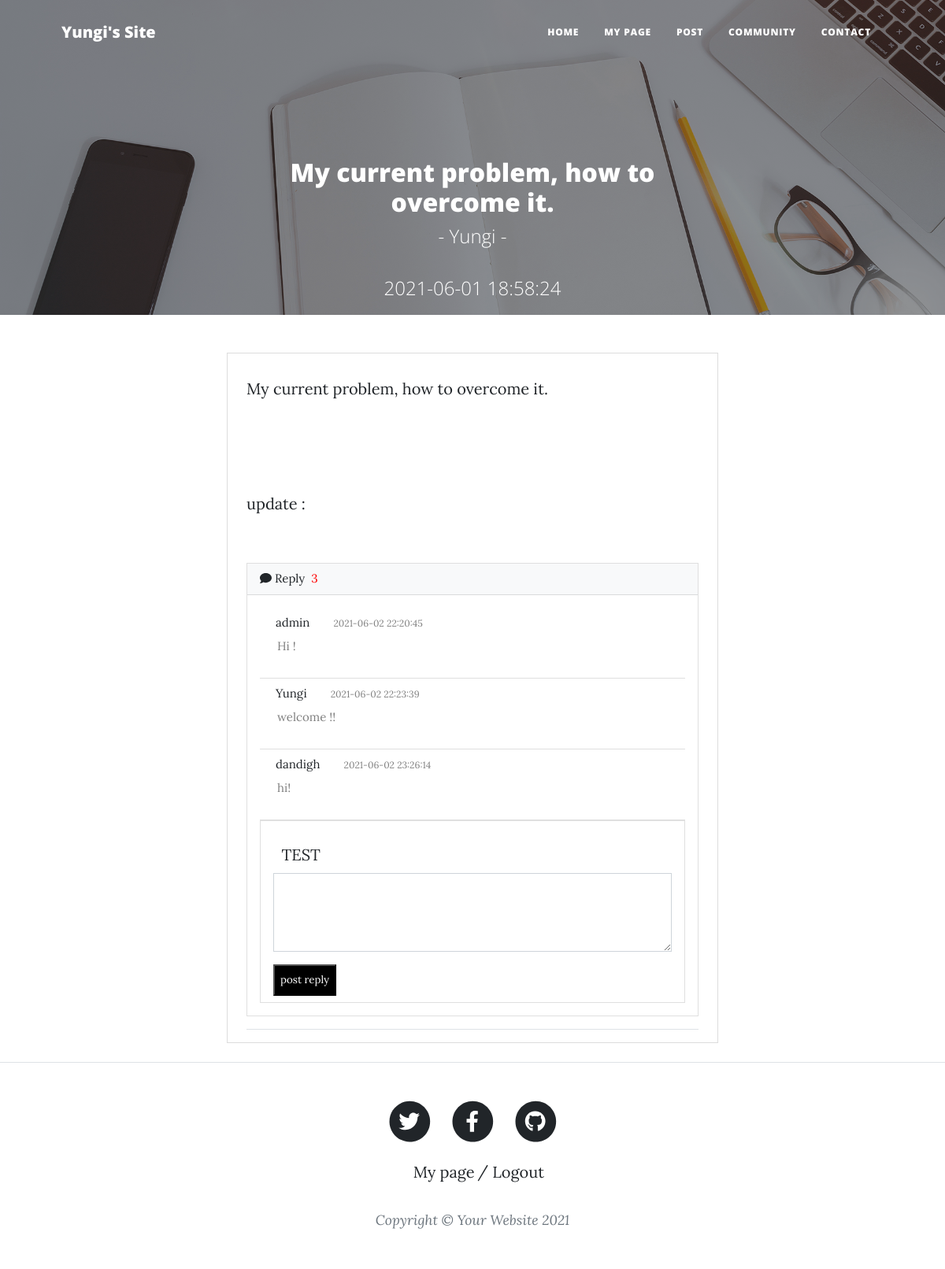
The app's page /dist/detail.php?id=1 (signed in) with its own data.
### tables this page shows
CREATE TABLE `article` (
  `id` int(100) unsigned NOT NULL AUTO_INCREMENT,
  `title` varchar(100) NOT NULL,
  `contents` text NOT NULL,
  `regDate` datetime DEFAULT current_timestamp(),
  `updateDate` datetime DEFAULT NULL,
  `nickname` varchar(100) NOT NULL,
  `views` int(100) DEFAULT 0,
  PRIMARY KEY (`id`)
);

CREATE TABLE `reply` (
  `id` int(100) unsigned NOT NULL AUTO_INCREMENT,
  `regDate` datetime DEFAULT current_timestamp(),
  `upDateDate` datetime DEFAULT NULL,
  `relTypeCode` varchar(100) DEFAULT 'article',
  `relId` int(100) NOT NULL,
  `contents` text NOT NULL,
  `nickname` varchar(100) NOT NULL,
  PRIMARY KEY (`id`)
);

### dist/detail.php (the view, shortened to what this page needs)
<!DOCTYPE html>
<html lang="en">
    <head>
        <?php
            include "imports/head.php";
            if($_GET['id'] == null){
                ?>
                <script>window.location.href = 'index.php?cnt=0'; </script>
                <?php
            }else{
                $id = $_GET['id'];
                $sql = "SELECT * FROM article WHERE id = $id ORDER BY id DESC";
                $rs = mysqli_query($myConn, $sql);
                $article = mysqli_fetch_assoc($rs);
            }
         ?>
    </head>
    <body>
        <?php
            include "imports/navigation.php";
         ?>
        <header class="masthead" style=" height: 400px; background-image: url('assets/img/home-bg.jpg')">
            <div class="container position-relative px-4 px-lg-5">
                <div class="row gx-4 gx-lg-5 justify-content-center">
                    <div class="col-md-10 col-lg-8 col-xl-7">
                        <div class="site-heading">
                        <h2><?=$article['title']?></h2>
                            <span class="subheading">-  <?=$article['nickname']?> - </span>
                            <br>
                            <span class="subheading"> <?=$article['regDate']?></span>
                        </div>
                    </div>
                </div>
            </div>
        </header>
<main class="mb-4">
                <div class="row gx-4 gx-lg-5 justify-content-center" >
                    <div class="col-md-10 col-lg-8 col-xl-6" style="border: 1px solid #dcdcdc;">
                        <table class="table table-striped">
                            <br>
                            <?php $contents = str_replace("\n", "<br>", $article['contents']) ?>
                            <div style="width: 100%; margin-bottom:100px"><?=$contents?></div>
                        </table>
                        <span class="subheading"> update :  <?=$article['updateDate']?></span><br>
                        <?php if(isset($_SESSION['user'])){
                            if($_SESSION['user']['nickname'] == $article['nickname']){ ?>
                        <input type ="button" style ="font-size:14px;border-radius: 30px; margin-left:74%;" size="10" value="Modify" >
                        <input type ="button" style ="font-size:14px;border-radius: 30px; margin-left:1px" value="Delete" >
                        <?php } } ?> <br><br>
                    <div class="card mb-2">
                    <?php $sql = "SELECT COUNT(*) as count FROM reply WHERE relId = $id and reltypeCode = 'article'";
                                $rs = mysqli_query($myConn, $sql);
                                $count = mysqli_fetch_assoc($rs); ?>
                    <div class="card-header bg-light" style="font-size:15px">
                        <i class="fa fa-comment fa"></i> Reply &nbsp;<nav style="color:red; display: inline-block;"><?=$count['count']?></nav>
                    </div>
                    <div class="card-body">
                            <ul class="list-group list-group-flush">
                            <?php $sql = "select * from reply where relId = $id and reltypeCode = 'article'";
                                $rs = mysqli_query($myConn, $sql);
                                $replys = [];
                                while($reply = mysqli_fetch_assoc($rs)){
                                    $replys[] = $reply;
                                }
                            foreach($replys as $reply){ ?>
                            <li class="list-group-item">
                        <div class="form-inline mb-2" style="font-size:15px">
                                    &nbsp;<?=$reply['nickname']?> &nbsp;&nbsp;&nbsp;&nbsp; <div style="display:inline-block;font-size:12px; color:gray">&nbsp;  <?=$reply['regDate']?></div>
                                </div>
                                <div style="margin-left:6px;  width: 90%; margin-bottom:20px; color:gray; font-size:15px"><?=$reply['contents']?></div>
                                </li>
                                <?php }?>
                            <form action="doReply.php" method="get">
                                <li class="list-group-item">
                        <div class="form-inline mb-2" style="margin-top:20px;">
                        <?php if(!isset($_SESSION['user'])) {?>
                            <div style="font-size: 14px;color:red;">* You can enter comments after login.</div>
                        <?php }else{ ?>
                                    &nbsp; <?=$_SESSION['user']['nickname']?>
                                </div>
                                <textarea class="form-control"style="height: 100px;" id="exampleFormControlTextarea1" rows="3" required name="contents"></textarea>
                                <button type="submit" class="mt-3 "style=" background-color:black; color: white;WIDTH: 60pt; HEIGHT: 30pt; font-size: 10pt;" onClick="javascript:addReply();">post reply</button>
                        <?php } ?>
                                </li>
                                </form>
                            </ul>
                        </div>
                    </div>
                         <hr/>
                    </div>
                </div>
        </main>
        <?php include "imports/footer.php" ?>
    </body>
</html>

### records on screen
article: title "My current problem, how to overcome it.", nickname "Yungi", regDate "2021-06-01 18:58:24", contents "My current problem, how to overcome it."
reply: nickname "admin", regDate "2021-06-02 22:20:45", contents "Hi !"
reply: nickname "Yungi", regDate "2021-06-02 22:23:39", contents "welcome !!"
reply: nickname "dandigh", regDate "2021-06-02 23:26:14", contents "hi!"

### other values on screen
$count['count'] "3"
$_SESSION['user']['nickname'] "TEST"
